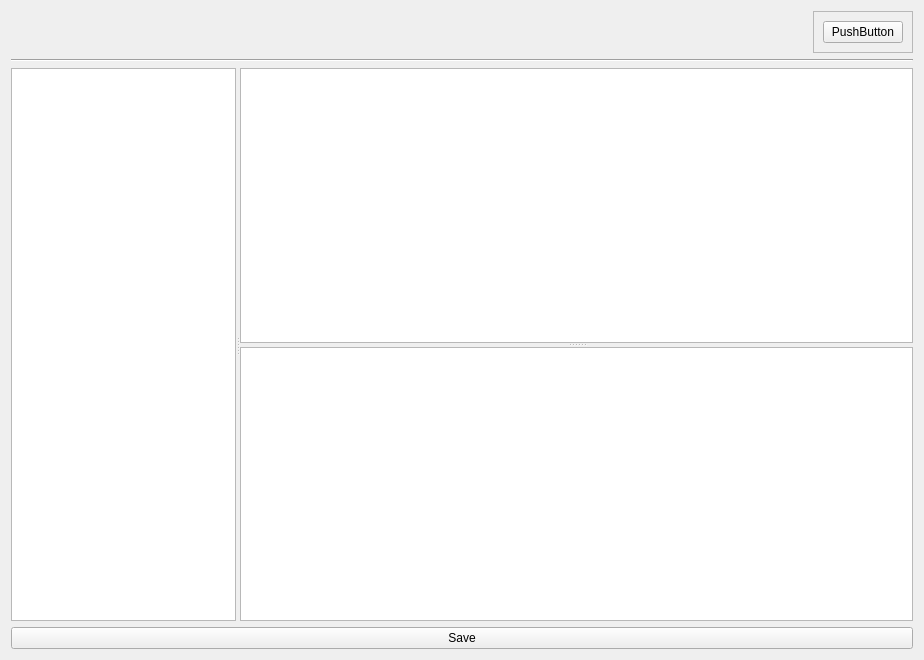
<?xml version="1.0" encoding="UTF-8"?>
<ui version="4.0">
 <class>Form</class>
 <widget class="QWidget" name="Form">
  <property name="geometry">
   <rect>
    <x>0</x>
    <y>0</y>
    <width>924</width>
    <height>660</height>
   </rect>
  </property>
  <property name="windowTitle">
   <string>Form</string>
  </property>
  <layout class="QGridLayout" name="gridLayout_2">
   <item row="0" column="0">
    <layout class="QHBoxLayout" name="horizontalLayout_2" stretch="1,0">
     <item>
      <widget class="QWidget" name="meta_placeholder" native="true">
       <property name="sizePolicy">
        <sizepolicy hsizetype="Preferred" vsizetype="Maximum">
         <horstretch>0</horstretch>
         <verstretch>0</verstretch>
        </sizepolicy>
       </property>
      </widget>
     </item>
     <item>
      <widget class="QFrame" name="frame">
       <property name="frameShape">
        <enum>QFrame::StyledPanel</enum>
       </property>
       <property name="frameShadow">
        <enum>QFrame::Raised</enum>
       </property>
       <layout class="QGridLayout" name="gridLayout">
        <item row="0" column="0">
         <widget class="QPushButton" name="snapshot_button">
          <property name="text">
           <string>PushButton</string>
          </property>
         </widget>
        </item>
       </layout>
      </widget>
     </item>
    </layout>
   </item>
   <item row="1" column="0">
    <widget class="Line" name="line">
     <property name="orientation">
      <enum>Qt::Horizontal</enum>
     </property>
    </widget>
   </item>
   <item row="2" column="0">
    <widget class="QSplitter" name="splitter_2">
     <property name="sizePolicy">
      <sizepolicy hsizetype="Expanding" vsizetype="Expanding">
       <horstretch>0</horstretch>
       <verstretch>0</verstretch>
      </sizepolicy>
     </property>
     <property name="orientation">
      <enum>Qt::Horizontal</enum>
     </property>
     <widget class="RootTreeView" name="tree_view">
      <property name="sizePolicy">
       <sizepolicy hsizetype="Preferred" vsizetype="Preferred">
        <horstretch>1</horstretch>
        <verstretch>0</verstretch>
       </sizepolicy>
      </property>
     </widget>
     <widget class="QSplitter" name="splitter">
      <property name="sizePolicy">
       <sizepolicy hsizetype="Expanding" vsizetype="Expanding">
        <horstretch>3</horstretch>
        <verstretch>0</verstretch>
       </sizepolicy>
      </property>
      <property name="orientation">
       <enum>Qt::Vertical</enum>
      </property>
      <widget class="LivePVTableView" name="sub_pv_table_view"/>
      <widget class="NestableTableView" name="sub_coll_table_view"/>
     </widget>
    </widget>
   </item>
   <item row="3" column="0">
    <widget class="QPushButton" name="save_button">
     <property name="text">
      <string>Save</string>
     </property>
    </widget>
   </item>
  </layout>
 </widget>
 <customwidgets>
  <customwidget>
   <class>LivePVTableView</class>
   <extends>QTableView</extends>
   <header>squirrel.widgets.views</header>
  </customwidget>
  <customwidget>
   <class>NestableTableView</class>
   <extends>QTableView</extends>
   <header>squirrel.widgets.views</header>
  </customwidget>
  <customwidget>
   <class>RootTreeView</class>
   <extends>QTreeView</extends>
   <header>squirrel.widgets.views</header>
  </customwidget>
 </customwidgets>
 <resources/>
 <connections/>
</ui>
